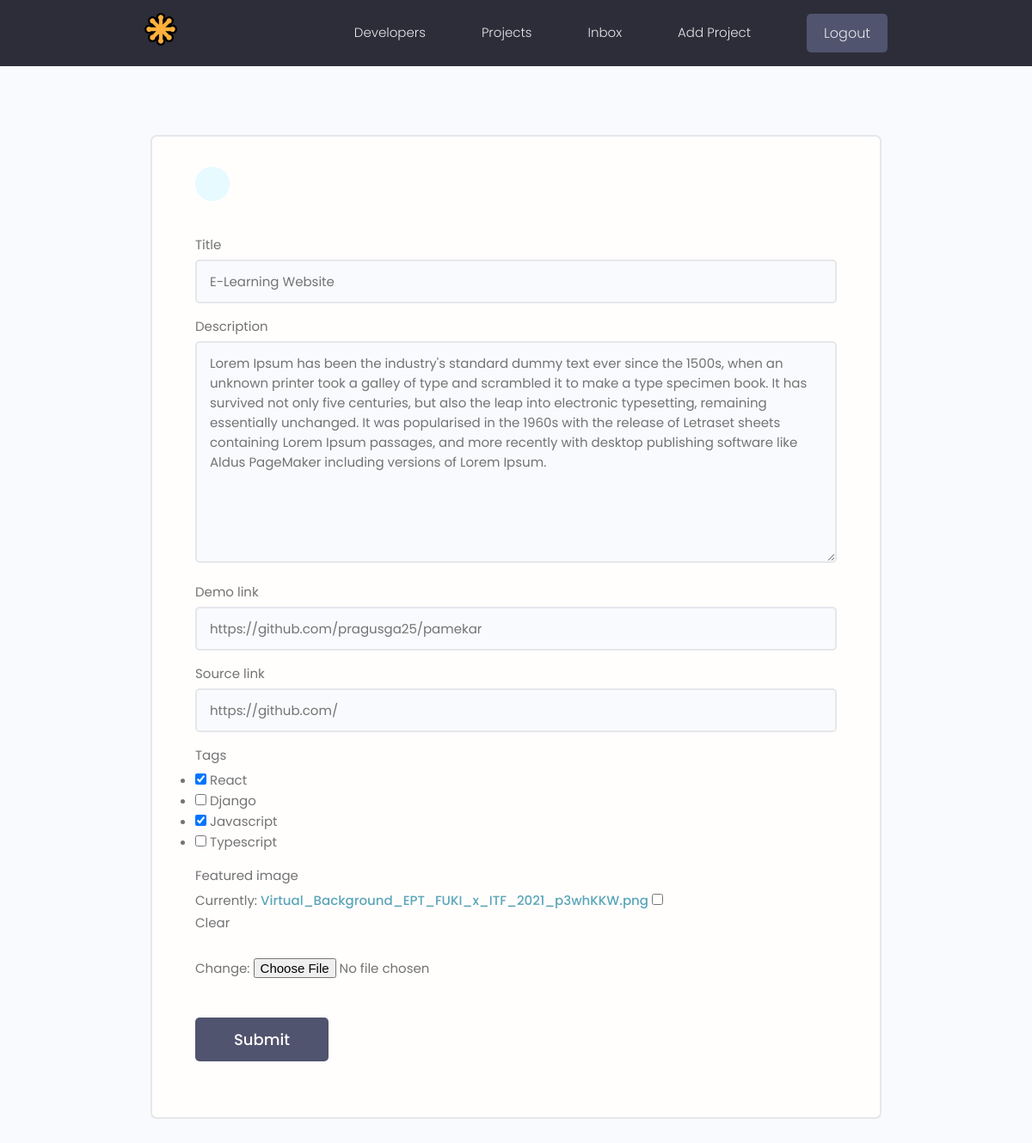
Page /projects/update-project/cc319c8523364d29bdb36b558aeed4c6/ (signed in) on the committed database.
### projects/models.py (models this page shows, shortened)
class Project(models.Model):
    id = models.UUIDField(
        default=uuid.uuid4, unique=True, primary_key=True, editable=False
    )
    owner = models.ForeignKey(
        Profile, null=True, blank=True, on_delete=models.SET_NULL
    )
    featured_image = models.ImageField(
        null=True, blank=True, default="default.png"
    )
    title = models.CharField(max_length=200)
    description = models.TextField(null=True, blank=True)
    demo_link = models.CharField(max_length=2000, null=True, blank=True)
    source_link = models.CharField(max_length=2000, null=True, blank=True)
    created_at = models.DateTimeField(auto_now_add=True)
    vote_total = models.IntegerField(default=0, null=True, blank=True)
    vote_ratio = models.IntegerField(default=0, null=True, blank=True)
    tags = models.ManyToManyField("Tag", null=True, blank=True)

### projects/views.py (the view)
@login_required(login_url="login")
def updateProject(request, pk):
    project = Project.objects.get(id=pk)
    form = ProjectForm(instance=project)
    if request.method == "POST":
        form = ProjectForm(request.POST, request.FILES, instance=project)
        if form.is_valid():
            form.save()
            return redirect("projects")
    context = {"form": form}
    return render(request, "projects/project_form.html", context)

### projects/forms.py
class ProjectForm(ModelForm):
    class Meta:
        model = Project
        fields = [
            "title",
            "description",
            "demo_link",
            "source_link",
            "tags",
            "featured_image",
        ]
        widgets = {"tags": forms.CheckboxSelectMultiple()}
    def __init__(self, *args, **kwargs):
        super(ProjectForm, self).__init__(*args, **kwargs)
        for _, field in self.fields.items():
            field.widget.attrs.update(
                {"class": "input", "placeholder": "Project Title"}
            )

### projects/models.py (called while the page is built)
    def __str__(self):
        return self.name

### projects/templates/projects/project_form.html (shortened to what this page needs)
{% extends 'main.html' %}
{% block content %}
<main class="formPage my-xl">
  <div class="content-box">
    <div class="formWrapper">
      <a class="backButton" href="#"></a>
      <br>
      <form class="form" action="" method="POST" enctype="multipart/form-data">
        {% for field in form %}
        <div class="form__field">
          <label for="formInput#text">{{field.label}}</label>
          {{field}}
        </div>
        {% endfor %}
        <input class="btn btn--sub btn--lg  my-md" type="submit" value="Submit" />
      </form>
    </div>
  </div>
</main>
{% endblock content %}

### static/styles/app.css (style rules this page uses)
:root { --color-sub: #2d2d39; }
.btn--sub { background-color: var(--color-sub-light); }
.content-box { width: 95%; max-width: 85rem; margin: 0 auto; }
.backButton { background: var(--color-main-light); color: var(--color-main); width: 4rem; height: 4rem; display: flex; align-items: center; justify-content: center; border-radius: 50%; }
.formPage .formWrapper { list-style: none; background: var(--color-white); padding: 3.5rem 5rem; border: 2px solid var(--color-light); border-radius: 0.7rem; }

### static/uikit/styles/modules/_variables.css (style rules this page uses)
:root { --color-main: #5aa5b9; --color-main-light: #e6faff; --color-sub: #3f4156; --color-sub-light: #51546e; --color-sub-lighter: #ededfd; --color-text: #737373; --color-gray: #8b8b8b; --color-light: #e5e7eb; --color-light-gray: #767676; --color-bg: #f8fafd; --color-white: #fffefd; --color-white-light: #f3f3f3; --color-success: #359e64; --color-success-bg: #def8e8; --color-error: #fc4b0b; --color-error-bg: #fff2ee; --font-base: 'Poppins', arial, helvetica, 'Segoe UI', roboto, ubuntu, sans-serif; --font-monospace: 'Fira Code', 'Courier New', courier, monospace; --font-regular: 300; --font-medium: 500; --font-bold: 700; --generic-shadow: 1px 1px 5px #00000010; --generic-transition: all 0.3s ease-in-out; }

### static/uikit/styles/modules/_base.css (style rules this page uses)
* { margin: 0; padding: 0; box-sizing: border-box; text-rendering: optimizeLegibility; color: inherit; font-size: inherit; }
html { font-size: 50%; }
@media only screen and (min-width: 480px) { html { font-size: 56.25%; } }
@media only screen and (min-width: 1200px) { html { font-size: 62.5%; } }
body { line-height: 1.6; font-weight: 400; font-size: 1.5rem; color: var(--color-text); background-color: var(--color-bg); min-height: 100vh; }

### static/uikit/styles/modules/_typography.css (style rules this page uses)
* { font-family: var(--font-base); }
a { padding-bottom: 2px; text-decoration: none; display: inline-block; color: var(--color-main); font-weight: var(--font-medium); }

### static/uikit/styles/modules/_utilities.css (style rules this page uses)
.my-md { margin: 3rem auto; }
.my-xl { margin: 8rem auto; }

### static/uikit/styles/modules/_button.css (style rules this page uses)
.btn { display: inline-block; position: relative; cursor: pointer; background-color: var(--color-light); font-weight: var(--font-medium); color: var(--color-sub); text-decoration: none; padding: 1rem 2rem; border-radius: 0.5rem; border: none; width: -webkit-fit-content; width: -moz-fit-content; width: fit-content; height: -webkit-fit-content; height: -moz-fit-content; height: fit-content; font-size: 1.6rem; outline-width: 0; outline-color: transparent; -webkit-backface-visibility: hidden; backface-visibility: hidden; transition: all 0.3s ease-in-out; }
.btn--sub { background-color: var(--color-sub); color: var(--color-white); }
.btn--lg { font-size: 1.8rem; padding: 1.2rem 4.5rem; }

### static/uikit/styles/modules/_form.css (style rules this page uses)
.form { display: block; }
.form__field { margin-top: 1.5rem; margin-bottom: 1.5rem; }
.form__label, .form__field > label { display: block; margin-bottom: 0.5rem; color: var(--color-text); }
input.input[type='text'], input.input[type='email'], input.input[type='password'], input.input[type='number'], select.input, textarea.input { min-width: 24rem; width: 100%; padding: 1.2rem 1.5rem; border-radius: 0.5rem; border: 2px solid var(--color-light); transition: all 0.3s ease-in-out; background-color: var(--color-bg); }

### rows in the picture
Project: form "E-Learning Website" "Lorem Ipsum has been the industry's standard dummy text ever since the 1500s, when an unknown printer took a galley of type and scrambled it to make a type specimen book. It has survived not only five centuries, but also the leap into electronic typesetting, remaining essentially unchanged. It was popularised in the 1960s with the release of Letraset sheets containing Lorem Ipsum passages, and more recently with desktop publishing software like Aldus PageMaker including versions of Lorem Ipsum." "https://github.com/pragusga25/pamekar" "https://github.com/"

### other values in the picture
{{ field.label }} "Title" "Description" "Demo link" "Source link" "Tags" "Featured image"
